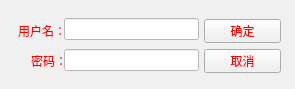
<?xml version="1.0" encoding="UTF-8"?>
<ui version="4.0">
 <class>adduserForm</class>
 <widget class="QWidget" name="adduserForm">
  <property name="geometry">
   <rect>
    <x>0</x>
    <y>0</y>
    <width>295</width>
    <height>89</height>
   </rect>
  </property>
  <property name="windowTitle">
   <string>添加用户</string>
  </property>
  <property name="styleSheet">
   <string notr="true">background-color: rgb(240, 240, 240);
color: rgb(255, 0, 0);</string>
  </property>
  <widget class="QLabel" name="add0userlabel">
   <property name="geometry">
    <rect>
     <x>18</x>
     <y>23</y>
     <width>48</width>
     <height>16</height>
    </rect>
   </property>
   <property name="font">
    <font>
     <family>Bahnschrift Light SemiCondensed</family>
    </font>
   </property>
   <property name="text">
    <string>用户名：</string>
   </property>
  </widget>
  <widget class="QLabel" name="addpasswordlabel">
   <property name="geometry">
    <rect>
     <x>28</x>
     <y>53</y>
     <width>42</width>
     <height>16</height>
    </rect>
   </property>
   <property name="font">
    <font>
     <family>Bahnschrift Light SemiCondensed</family>
     <weight>50</weight>
     <bold>false</bold>
    </font>
   </property>
   <property name="text">
    <string> 密码：</string>
   </property>
   <property name="scaledContents">
    <bool>false</bool>
   </property>
  </widget>
  <widget class="QWidget" name="layoutWidget">
   <property name="geometry">
    <rect>
     <x>204</x>
     <y>19</y>
     <width>77</width>
     <height>54</height>
    </rect>
   </property>
   <layout class="QVBoxLayout" name="verticalLayout_3">
    <item>
     <widget class="QPushButton" name="userButton">
      <property name="text">
       <string>确定</string>
      </property>
     </widget>
    </item>
    <item>
     <widget class="QPushButton" name="passwordButton">
      <property name="text">
       <string>取消</string>
      </property>
     </widget>
    </item>
   </layout>
  </widget>
  <widget class="QWidget" name="layoutWidget">
   <property name="geometry">
    <rect>
     <x>64</x>
     <y>15</y>
     <width>135</width>
     <height>61</height>
    </rect>
   </property>
   <layout class="QVBoxLayout" name="verticalLayout">
    <item>
     <widget class="QLineEdit" name="userEdit">
      <property name="styleSheet">
       <string notr="true">color: rgb(255, 0, 255);
background-color: rgb(255, 255, 255);</string>
      </property>
     </widget>
    </item>
    <item>
     <widget class="QLineEdit" name="passwordEdit">
      <property name="styleSheet">
       <string notr="true">color: rgb(255, 0, 255);
background-color: rgb(255, 255, 255);</string>
      </property>
     </widget>
    </item>
   </layout>
  </widget>
 </widget>
 <resources/>
 <connections>
  <connection>
   <sender>passwordButton</sender>
   <signal>clicked()</signal>
   <receiver>adduserForm</receiver>
   <slot>close()</slot>
   <hints>
    <hint type="sourcelabel">
     <x>256</x>
     <y>63</y>
    </hint>
    <hint type="destinationlabel">
     <x>198</x>
     <y>80</y>
    </hint>
   </hints>
  </connection>
 </connections>
</ui>
